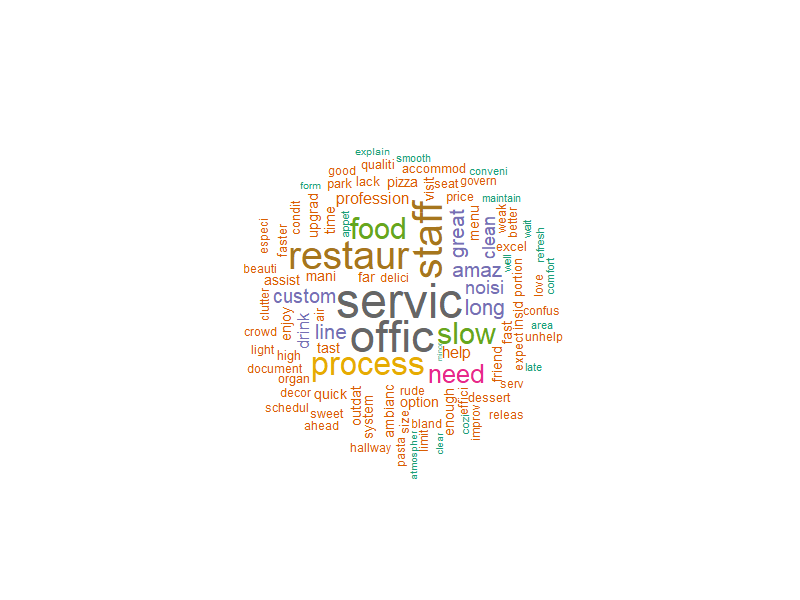

Write R code to recreate this figure.
#PART 1
getwd("C:/Users/LIENARD/wordcloud")
install.packages(c("tm", "SnowballC", "wordcloud", "RColorBrewer"))

library(tm)
library(SnowballC)
library(wordcloud)
library(RColorBrewer)

text <- readLines("feedback.txt", encoding = "UTF-8", warn=FALSE)
text <- paste(text, collapse = " ")

corpus <- Corpus(VectorSource(text))   # Create the Corpus
corpus <- tm_map(corpus, content_transformer(tolower)) # Convert to lowercase 
#remove anything that is not a letter and space
corpus <- tm_map(corpus, content_transformer(function(x) gsub("[^a-z ]", " ", x))) #remove a
corpus <- tm_map(corpus, removeNumbers) #remove all numbers
corpus <- tm_map(corpus, removeWords, stopwords("english")) #remove unnecessary words (is, the...)
corpus <- tm_map(corpus, stripWhitespace) #remove whitespace
corpus <- tm_map(corpus, stemDocument) #stem the words


#PART 2
tdm <- TermDocumentMatrix(corpus)
m <- as.matrix(tdm)
word_freqs <- sort(rowSums(m), decreasing = TRUE)
df <- data.frame(word = names(word_freqs), freq = word_freqs)
print("Top 10 Most Frequent Words")
str(df)
head(df, 10)
# Interpretation of the results:
# The top words show that customers are most concerned with 
  # service, staff, and the restaurant experience.
  # Frequent mentions of “process,” “slow,” and “line” indicate that 
  # speed and efficiency are major issues. 
  # Overall, feedback suggests that improving service flow and maintaining 
  # attentive staff are key priorities for customer satisfaction.



#PART 3
png("wordcloud_exam.png", width = 800, height = 600)

set.seed(112605)

wordcloud(
    words = df$word,
    freq = df$freq,
    min.freq = 2,
    max.words = 1000,
    random.order = FALSE,
    rot.per = 0.35,
    colors = brewer.pal(8, "Dark2")
)
dev.off()

#Part 4
df_rare <- subset(df, freq==1)

print("Least Frequent Words")
head(df_rare, 5)


png("wordcloud_rare.png", width = 800, height = 600)

set.seed(1000)

wordcloud(
    words = df_rare$word,
    freq = df_rare$freq,
    min.freq = 1,
    max.words = 1000,
    random.order = FALSE,
    rot.per = 0.35,
    colors = brewer.pal(8, "Dark2")
)

dev.off()





